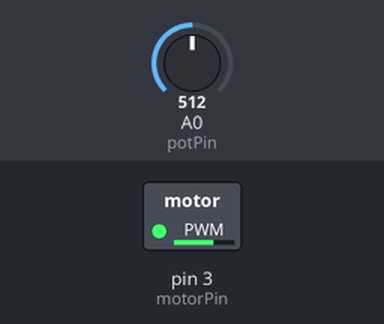
Bench run of a sketch on a simulated Arduino Uno, built with avr-gcc and run on an emulated ATmega328P. Shown: switched loads named in the sketch (green lamp = pin HIGH). The test bench sets the inputs (shaded band); at power-on: A0 (potPin) = 512.

Above: at 1.2 s.
1.3 s: A0 (potPin) set to 716
At 2.0 s:
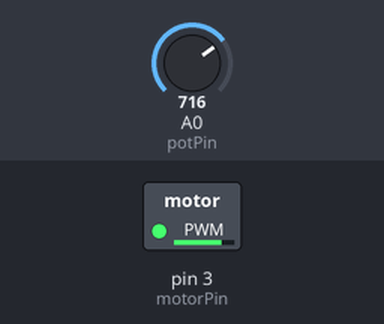
2.8 s: A0 (potPin) set to 122
At 3.1 s:
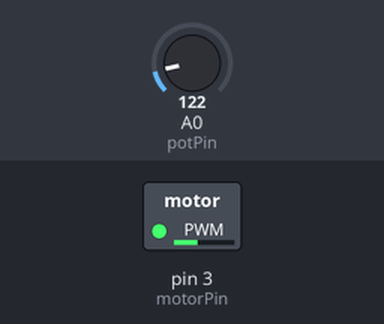
4.3 s: A0 (potPin) set to 11
At 5.4 s:
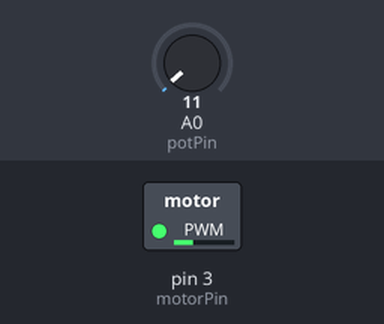
5.8 s: A0 (potPin) set to 8
At 6.6 s:
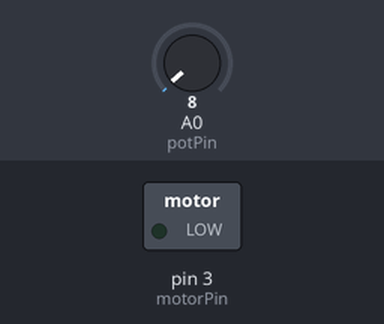
7.3 s: A0 (potPin) set to 511
At 7.7 s:
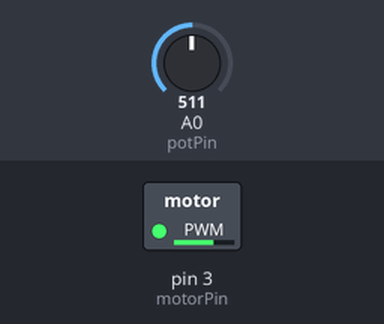
8.8 s: A0 (potPin) set to 0
At 10.1 s:
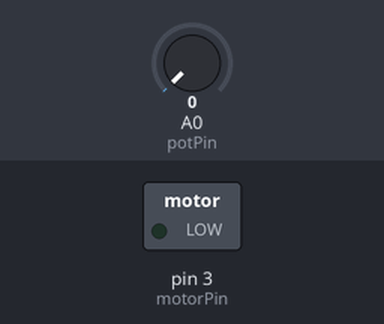
Timing chart, 0 to 11.3 s (numbered marks = the images above; inputs shaded):
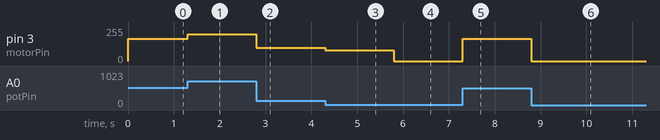

The sketch:

making-motor-spin-and-adjust-speed-with-potentiometer.ino
```cpp
const int potPin = A0;   // Reads the 10k potentiometer knob position
const int motorPin = 3;  // Sends the speed control signal (PWM) to the transistor

void setup() {
  pinMode(motorPin, OUTPUT);
  pinMode(potPin, INPUT);
}

void loop() {
  int potValue = analogRead(potPin);              // Read knob (0 to 1023)

  // If the knob is turned completely off, shut the motor off completely
  if (potValue < 10) {
    analogWrite(motorPin, 0);
  }
  // Otherwise, start the motor's power at 80 (enough to start spinning) instead of 0
  else {
    int pwmOutput = map(potValue, 10, 1023, 80, 255);
    analogWrite(motorPin, pwmOutput);
  }
}
```

Measured:
- the behaviour switches between 10 and 9 on A0 (potPin) (found by bisection; images 3 and 4)
- after the input at 1.3 s, pin 3 (motorPin): 166/255 → 201/255 at once
- after the input at 2.8 s, pin 3 (motorPin): 201/255 → 99/255 at once
- after the input at 4.3 s, pin 3 (motorPin): 99/255 → 80/255 at once
- after the input at 5.8 s, pin 3 (motorPin): 80/255 → 0/255 at once
- after the input at 7.3 s, pin 3 (motorPin): 0/255 → 166/255 at once
- after the input at 8.8 s, pin 3 (motorPin): 166/255 → 0/255 at once
